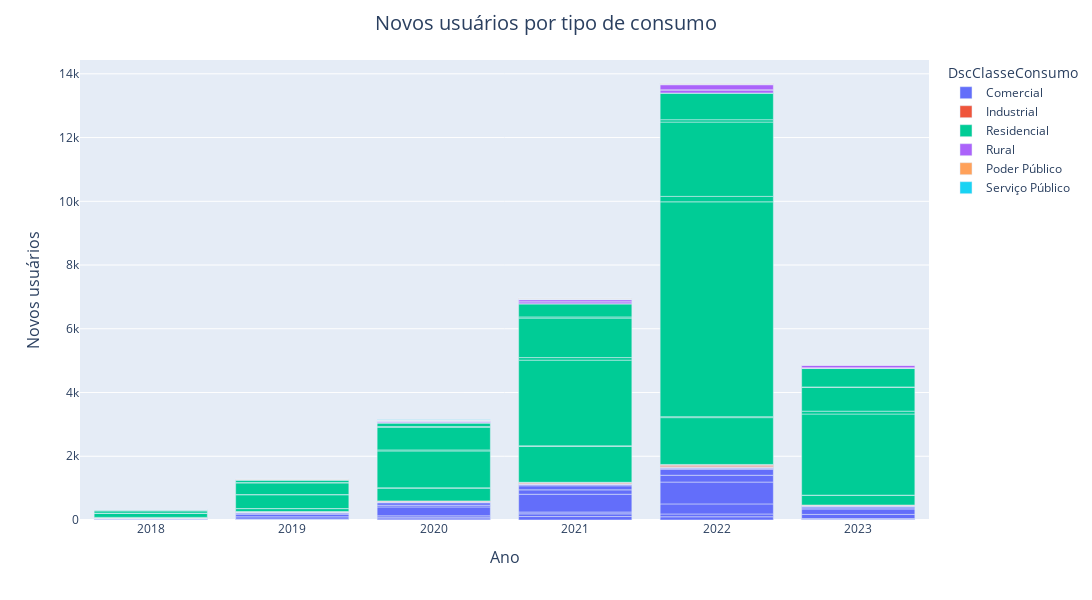
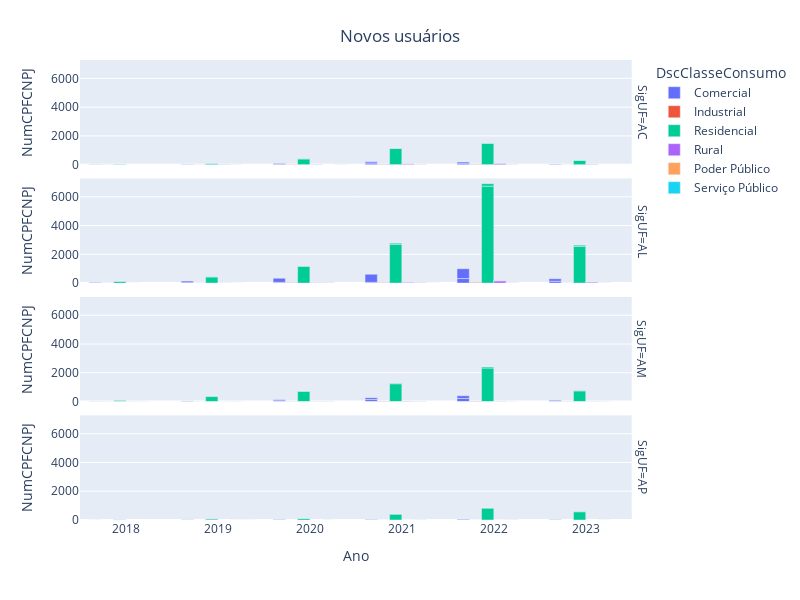

The notebook cell these images were saved under, in order:
### Code cell
def grafico_novos_usuarios_classe(counts):
    counts_filtered = counts.query('Ano >= 2018')
    fig_novos_classe = px.bar(counts_filtered, x="Ano", y="NumCPFCNPJ", color='DscClasseConsumo')
    fig_novos_classe.update_layout(
        width=1200,
        height=600,
        xaxis_title='Ano',
        xaxis_title_font_size=16,
        yaxis_title='Novos usuários',
        yaxis_title_font_size=16,
        title='Novos usuários por tipo de consumo',
        title_font_size=20,
        title_x=.5
    )
    fig_novos_classe.show()
grafico_novos_usuarios_classe(counts)


def grafico_novos_usuarios_classe_UF(counts):
    counts_filtered = counts.query('Ano >= 2018')
    fig_novos_classe_uf = px.bar(counts_filtered, x="Ano", y="NumCPFCNPJ", color='DscClasseConsumo',barmode="group", facet_row="SigUF")
    fig_novos_classe_uf.update_layout(
        width=800,
        height=600,
        title={
        'text': "Novos usuários",
        'y':0.95,
        'x':0.5,
        'xanchor': 'center',
        'yanchor': 'top'}
        )
    fig_novos_classe_uf.show()
grafico_novos_usuarios_classe_UF(counts)

### Figure 1 — Plotly figure (JSON) as saved in the notebook; plotly's stock layout.template omitted (floating-point values rounded to 4 significant figures)
{"data": [{"alignmentgroup": "True", "hovertemplate": "DscClasseConsumo=Comercial<br>Ano=%{x}<br>NumCPFCNPJ=%{y}<extra></extra>", "legendgroup": "Comercial", "marker": {"color": "#636efa", "pattern": {"shape": ""}}, "name": "Comercial", "offsetgroup": "Comercial", "orientation": "v", "showlegend": true, "textposition": "auto", "type": "bar", "x": [2018, 2018, 2018, 2018, 2018, 2018, 2018, 2019, 2019, 2019, 2019, 2019, 2019, 2019, 2019, 2020, 2020, 2020, 2020, 2020, 2020, 2020, 2020, 2021, 2021, 2021, 2021, 2021, 2021, 2021, 2021, 2022, 2022, 2022, 2022, 2022, 2022, 2022, 2022, 2023, 2023, 2023, 2023, 2023, 2023, 2023, 2023], "xaxis": "x", "y": [3, 5, 13, 23, 5, 5, 1, 22, 9, 68, 86, 13, 33, 10, 11, 35, 38, 57, 280, 53, 78, 15, 13, 108, 85, 57, 558, 138, 128, 37, 22, 101, 88, 316, 685, 214, 189, 27, 35, 20, 24, 131, 171, 37, 47, 1, 17], "yaxis": "y"}, {"alignmentgroup": "True", "hovertemplate": "DscClasseConsumo=Industrial<br>Ano=%{x}<br>NumCPFCNPJ=%{y}<extra></extra>", "legendgroup": "Industrial", "marker": {"color": "#EF553B", "pattern": {"shape": ""}}, "name": "Industrial", "offsetgroup": "Industrial", "orientation": "v", "showlegend": true, "textposition": "auto", "type": "bar", "x": [2018, 2018, 2018, 2018, 2019, 2019, 2019, 2019, 2020, 2020, 2020, 2020, 2020, 2021, 2021, 2021, 2021, 2021, 2021, 2021, 2022, 2022, 2022, 2022, 2022, 2022, 2022, 2023, 2023, 2023, 2023, 2023], "xaxis": "x", "y": [1, 1, 3, 1, 1, 3, 7, 3, 3, 5, 13, 1, 9, 1, 4, 1, 23, 9, 11, 2, 1, 5, 21, 33, 6, 21, 1, 1, 6, 8, 2, 5], "yaxis": "y"}, {"alignmentgroup": "True", "hovertemplate": "DscClasseConsumo=Residencial<br>Ano=%{x}<br>NumCPFCNPJ=%{y}<extra></extra>", "legendgroup": "Residencial", "marker": {"color": "#00cc96", "pattern": {"shape": ""}}, "name": "Residencial", "offsetgroup": "Residencial", "orientation": "v", "showlegend": true, "textposition": "auto", "type": "bar", "x": [2018, 2018, 2018, 2018, 2018, 2018, 2019, 2019, 2019, 2019, 2019, 2019, 2019, 2019, 2020, 2020, 2020, 2020, 2020, 2020, 2020, 2020, 2021, 2021, 2021, 2021, 2021, 2021, 2021, 2021, 2022, 2022, 2022, 2022, 2022, 2022, 2022, 2022, 2023, 2023, 2023, 2023, 2023, 2023, 2023, 2023], "xaxis": "x", "y": [22, 131, 2, 68, 33, 2, 92, 1, 434, 5, 367, 8, 82, 2, 401, 9, 1157, 33, 711, 20, 113, 2, 1127, 16, 2689, 80, 1239, 38, 410, 2, 1469, 30, 6741, 171, 2332, 74, 832, 7, 304, 6, 2545, 90, 743, 18, 577, 7], "yaxis": "y"}, {"alignmentgroup": "True", "hovertemplate": "DscClasseConsumo=Rural<br>Ano=%{x}<br>NumCPFCNPJ=%{y}<extra></extra>", "legendgroup": "Rural", "marker": {"color": "#ab63fa", "pattern": {"shape": ""}}, "name": "Rural", "offsetgroup": "Rural", "orientation": "v", "showlegend": true, "textposition": "auto", "type": "bar", "x": [2018, 2018, 2019, 2019, 2019, 2019, 2020, 2020, 2020, 2020, 2020, 2020, 2021, 2021, 2021, 2021, 2021, 2021, 2021, 2022, 2022, 2022, 2022, 2022, 2022, 2022, 2023, 2023, 2023, 2023, 2023, 2023], "xaxis": "x", "y": [1, 1, 6, 10, 2, 3, 16, 1, 38, 7, 3, 1, 63, 1, 64, 4, 12, 2, 1, 96, 3, 160, 11, 13, 2, 1, 18, 2, 77, 7, 9, 1], "yaxis": "y"}, {"alignmentgroup": "True", "hovertemplate": "DscClasseConsumo=Poder Público<br>Ano=%{x}<br>NumCPFCNPJ=%{y}<extra></extra>", "legendgroup": "Poder Público", "marker": {"color": "#FFA15A", "pattern": {"shape": ""}}, "name": "Poder Público", "offsetgroup": "Poder Público", "orientation": "v", "showlegend": true, "textposition": "auto", "type": "bar", "x": [2018, 2019, 2019, 2019, 2019, 2020, 2020, 2020, 2020, 2020, 2021, 2021, 2021, 2021, 2021, 2021, 2021, 2021, 2022, 2022, 2022, 2022, 2022, 2022, 2023, 2023, 2023, 2023], "xaxis": "x", "y": [1, 1, 2, 1, 2, 16, 7, 2, 2, 2, 2, 2, 12, 6, 2, 3, 1, 2, 4, 12, 2, 4, 4, 1, 2, 2, 1, 1], "yaxis": "y"}, {"alignmentgroup": "True", "hovertemplate": "DscClasseConsumo=Serviço Público<br>Ano=%{x}<br>NumCPFCNPJ=%{y}<extra></extra>", "legendgroup": "Serviço Público", "marker": {"color": "#19d3f3", "pattern": {"shape": ""}}, "name": "Serviço Público", "offsetgroup": "Serviço Público", "orientation": "v", "showlegend": true, "textposition": "auto", "type": "bar", "x": [2019, 2020, 2021], "xaxis": "x", "y": [1, 1, 2], "yaxis": "y"}], "layout": {"barmode": "relative", "height": 600, "legend": {"title": {"text": "DscClasseConsumo"}, "tracegroupgap": 0}, "margin": {"t": 60}, "title": {"font": {"size": 20}, "text": "Novos usuários por tipo de consumo", "x": 0.5}, "width": 1200, "xaxis": {"anchor": "y", "domain": [0, 1], "title": {"font": {"size": 16}, "text": "Ano"}}, "yaxis": {"anchor": "x", "domain": [0, 1], "title": {"font": {"size": 16}, "text": "Novos usuários"}}}}

### Figure 2 — Plotly figure (JSON) as saved in the notebook; plotly's stock layout.template omitted (floating-point values rounded to 4 significant figures)
{"data": [{"alignmentgroup": "True", "hovertemplate": "DscClasseConsumo=Comercial<br>SigUF=AC<br>Ano=%{x}<br>NumCPFCNPJ=%{y}<extra></extra>", "legendgroup": "Comercial", "marker": {"color": "#636efa", "pattern": {"shape": ""}}, "name": "Comercial", "offsetgroup": "Comercial", "orientation": "v", "showlegend": true, "textposition": "auto", "type": "bar", "x": [2018, 2018, 2019, 2019, 2020, 2020, 2021, 2021, 2022, 2022, 2023, 2023], "xaxis": "x4", "y": [3, 5, 22, 9, 35, 38, 108, 85, 101, 88, 20, 24], "yaxis": "y4"}, {"alignmentgroup": "True", "hovertemplate": "DscClasseConsumo=Comercial<br>SigUF=AL<br>Ano=%{x}<br>NumCPFCNPJ=%{y}<extra></extra>", "legendgroup": "Comercial", "marker": {"color": "#636efa", "pattern": {"shape": ""}}, "name": "Comercial", "offsetgroup": "Comercial", "orientation": "v", "showlegend": false, "textposition": "auto", "type": "bar", "x": [2018, 2018, 2019, 2019, 2020, 2020, 2021, 2021, 2022, 2022, 2023, 2023], "xaxis": "x3", "y": [13, 23, 68, 86, 57, 280, 57, 558, 316, 685, 131, 171], "yaxis": "y3"}, {"alignmentgroup": "True", "hovertemplate": "DscClasseConsumo=Comercial<br>SigUF=AM<br>Ano=%{x}<br>NumCPFCNPJ=%{y}<extra></extra>", "legendgroup": "Comercial", "marker": {"color": "#636efa", "pattern": {"shape": ""}}, "name": "Comercial", "offsetgroup": "Comercial", "orientation": "v", "showlegend": false, "textposition": "auto", "type": "bar", "x": [2018, 2018, 2019, 2019, 2020, 2020, 2021, 2021, 2022, 2022, 2023, 2023], "xaxis": "x2", "y": [5, 5, 13, 33, 53, 78, 138, 128, 214, 189, 37, 47], "yaxis": "y2"}, {"alignmentgroup": "True", "hovertemplate": "DscClasseConsumo=Comercial<br>SigUF=AP<br>Ano=%{x}<br>NumCPFCNPJ=%{y}<extra></extra>", "legendgroup": "Comercial", "marker": {"color": "#636efa", "pattern": {"shape": ""}}, "name": "Comercial", "offsetgroup": "Comercial", "orientation": "v", "showlegend": false, "textposition": "auto", "type": "bar", "x": [2018, 2019, 2019, 2020, 2020, 2021, 2021, 2022, 2022, 2023, 2023], "xaxis": "x", "y": [1, 10, 11, 15, 13, 37, 22, 27, 35, 1, 17], "yaxis": "y"}, {"alignmentgroup": "True", "hovertemplate": "DscClasseConsumo=Industrial<br>SigUF=AC<br>Ano=%{x}<br>NumCPFCNPJ=%{y}<extra></extra>", "legendgroup": "Industrial", "marker": {"color": "#EF553B", "pattern": {"shape": ""}}, "name": "Industrial", "offsetgroup": "Industrial", "orientation": "v", "showlegend": true, "textposition": "auto", "type": "bar", "x": [2018, 2019, 2020, 2021, 2021, 2022, 2022, 2023], "xaxis": "x4", "y": [1, 1, 3, 1, 4, 1, 5, 1], "yaxis": "y4"}, {"alignmentgroup": "True", "hovertemplate": "DscClasseConsumo=Industrial<br>SigUF=AL<br>Ano=%{x}<br>NumCPFCNPJ=%{y}<extra></extra>", "legendgroup": "Industrial", "marker": {"color": "#EF553B", "pattern": {"shape": ""}}, "name": "Industrial", "offsetgroup": "Industrial", "orientation": "v", "showlegend": false, "textposition": "auto", "type": "bar", "x": [2018, 2018, 2019, 2019, 2020, 2020, 2021, 2021, 2022, 2022, 2023, 2023], "xaxis": "x3", "y": [1, 3, 3, 7, 5, 13, 1, 23, 21, 33, 6, 8], "yaxis": "y3"}, {"alignmentgroup": "True", "hovertemplate": "DscClasseConsumo=Industrial<br>SigUF=AM<br>Ano=%{x}<br>NumCPFCNPJ=%{y}<extra></extra>", "legendgroup": "Industrial", "marker": {"color": "#EF553B", "pattern": {"shape": ""}}, "name": "Industrial", "offsetgroup": "Industrial", "orientation": "v", "showlegend": false, "textposition": "auto", "type": "bar", "x": [2018, 2019, 2020, 2020, 2021, 2021, 2022, 2022, 2023, 2023], "xaxis": "x2", "y": [1, 3, 1, 9, 9, 11, 6, 21, 2, 5], "yaxis": "y2"}, {"alignmentgroup": "True", "hovertemplate": "DscClasseConsumo=Industrial<br>SigUF=AP<br>Ano=%{x}<br>NumCPFCNPJ=%{y}<extra></extra>", "legendgroup": "Industrial", "marker": {"color": "#EF553B", "pattern": {"shape": ""}}, "name": "Industrial", "offsetgroup": "Industrial", "orientation": "v", "showlegend": false, "textposition": "auto", "type": "bar", "x": [2021, 2022], "xaxis": "x", "y": [2, 1], "yaxis": "y"}, {"alignmentgroup": "True", "hovertemplate": "DscClasseConsumo=Residencial<br>SigUF=AC<br>Ano=%{x}<br>NumCPFCNPJ=%{y}<extra></extra>", "legendgroup": "Residencial", "marker": {"color": "#00cc96", "pattern": {"shape": ""}}, "name": "Residencial", "offsetgroup": "Residencial", "orientation": "v", "showlegend": true, "textposition": "auto", "type": "bar", "x": [2018, 2019, 2019, 2020, 2020, 2021, 2021, 2022, 2022, 2023, 2023], "xaxis": "x4", "y": [22, 92, 1, 401, 9, 1127, 16, 1469, 30, 304, 6], "yaxis": "y4"}, {"alignmentgroup": "True", "hovertemplate": "DscClasseConsumo=Residencial<br>SigUF=AL<br>Ano=%{x}<br>NumCPFCNPJ=%{y}<extra></extra>", "legendgroup": "Residencial", "marker": {"color": "#00cc96", "pattern": {"shape": ""}}, "name": "Residencial", "offsetgroup": "Residencial", "orientation": "v", "showlegend": false, "textposition": "auto", "type": "bar", "x": [2018, 2018, 2019, 2019, 2020, 2020, 2021, 2021, 2022, 2022, 2023, 2023], "xaxis": "x3", "y": [131, 2, 434, 5, 1157, 33, 2689, 80, 6741, 171, 2545, 90], "yaxis": "y3"}, {"alignmentgroup": "True", "hovertemplate": "DscClasseConsumo=Residencial<br>SigUF=AM<br>Ano=%{x}<br>NumCPFCNPJ=%{y}<extra></extra>", "legendgroup": "Residencial", "marker": {"color": "#00cc96", "pattern": {"shape": ""}}, "name": "Residencial", "offsetgroup": "Residencial", "orientation": "v", "showlegend": false, "textposition": "auto", "type": "bar", "x": [2018, 2019, 2019, 2020, 2020, 2021, 2021, 2022, 2022, 2023, 2023], "xaxis": "x2", "y": [68, 367, 8, 711, 20, 1239, 38, 2332, 74, 743, 18], "yaxis": "y2"}, {"alignmentgroup": "True", "hovertemplate": "DscClasseConsumo=Residencial<br>SigUF=AP<br>Ano=%{x}<br>NumCPFCNPJ=%{y}<extra></extra>", "legendgroup": "Residencial", "marker": {"color": "#00cc96", "pattern": {"shape": ""}}, "name": "Residencial", "offsetgroup": "Residencial", "orientation": "v", "showlegend": false, "textposition": "auto", "type": "bar", "x": [2018, 2018, 2019, 2019, 2020, 2020, 2021, 2021, 2022, 2022, 2023, 2023], "xaxis": "x", "y": [33, 2, 82, 2, 113, 2, 410, 2, 832, 7, 577, 7], "yaxis": "y"}, {"alignmentgroup": "True", "hovertemplate": "DscClasseConsumo=Rural<br>SigUF=AC<br>Ano=%{x}<br>NumCPFCNPJ=%{y}<extra></extra>", "legendgroup": "Rural", "marker": {"color": "#ab63fa", "pattern": {"shape": ""}}, "name": "Rural", "offsetgroup": "Rural", "orientation": "v", "showlegend": true, "textposition": "auto", "type": "bar", "x": [2019, 2020, 2020, 2021, 2021, 2022, 2022, 2023, 2023], "xaxis": "x4", "y": [6, 16, 1, 63, 1, 96, 3, 18, 2], "yaxis": "y4"}, {"alignmentgroup": "True", "hovertemplate": "DscClasseConsumo=Rural<br>SigUF=AL<br>Ano=%{x}<br>NumCPFCNPJ=%{y}<extra></extra>", "legendgroup": "Rural", "marker": {"color": "#ab63fa", "pattern": {"shape": ""}}, "name": "Rural", "offsetgroup": "Rural", "orientation": "v", "showlegend": false, "textposition": "auto", "type": "bar", "x": [2018, 2019, 2019, 2020, 2020, 2021, 2021, 2022, 2022, 2023, 2023], "xaxis": "x3", "y": [1, 10, 2, 38, 7, 64, 4, 160, 11, 77, 7], "yaxis": "y3"}, {"alignmentgroup": "True", "hovertemplate": "DscClasseConsumo=Rural<br>SigUF=AM<br>Ano=%{x}<br>NumCPFCNPJ=%{y}<extra></extra>", "legendgroup": "Rural", "marker": {"color": "#ab63fa", "pattern": {"shape": ""}}, "name": "Rural", "offsetgroup": "Rural", "orientation": "v", "showlegend": false, "textposition": "auto", "type": "bar", "x": [2018, 2019, 2020, 2020, 2021, 2021, 2022, 2022, 2023, 2023], "xaxis": "x2", "y": [1, 3, 3, 1, 12, 2, 13, 2, 9, 1], "yaxis": "y2"}, {"alignmentgroup": "True", "hovertemplate": "DscClasseConsumo=Rural<br>SigUF=AP<br>Ano=%{x}<br>NumCPFCNPJ=%{y}<extra></extra>", "legendgroup": "Rural", "marker": {"color": "#ab63fa", "pattern": {"shape": ""}}, "name": "Rural", "offsetgroup": "Rural", "orientation": "v", "showlegend": false, "textposition": "auto", "type": "bar", "x": [2021, 2022], "xaxis": "x", "y": [1, 1], "yaxis": "y"}, {"alignmentgroup": "True", "hovertemplate": "DscClasseConsumo=Poder Público<br>SigUF=AC<br>Ano=%{x}<br>NumCPFCNPJ=%{y}<extra></extra>", "legendgroup": "Poder Público", "marker": {"color": "#FFA15A", "pattern": {"shape": ""}}, "name": "Poder Público", "offsetgroup": "Poder Público", "orientation": "v", "showlegend": true, "textposition": "auto", "type": "bar", "x": [2019, 2021, 2021, 2022], "xaxis": "x4", "y": [1, 2, 2, 4], "yaxis": "y4"}, {"alignmentgroup": "True", "hovertemplate": "DscClasseConsumo=Poder Público<br>SigUF=AL<br>Ano=%{x}<br>NumCPFCNPJ=%{y}<extra></extra>", "legendgroup": "Poder Público", "marker": {"color": "#FFA15A", "pattern": {"shape": ""}}, "name": "Poder Público", "offsetgroup": "Poder Público", "orientation": "v", "showlegend": false, "textposition": "auto", "type": "bar", "x": [2019, 2020, 2020, 2021, 2021, 2022, 2022, 2023, 2023], "xaxis": "x3", "y": [2, 16, 7, 12, 6, 12, 2, 2, 2], "yaxis": "y3"}, {"alignmentgroup": "True", "hovertemplate": "DscClasseConsumo=Poder Público<br>SigUF=AM<br>Ano=%{x}<br>NumCPFCNPJ=%{y}<extra></extra>", "legendgroup": "Poder Público", "marker": {"color": "#FFA15A", "pattern": {"shape": ""}}, "name": "Poder Público", "offsetgroup": "Poder Público", "orientation": "v", "showlegend": false, "textposition": "auto", "type": "bar", "x": [2018, 2019, 2020, 2020, 2021, 2021, 2022, 2023], "xaxis": "x2", "y": [1, 1, 2, 2, 2, 3, 4, 1], "yaxis": "y2"}, {"alignmentgroup": "True", "hovertemplate": "DscClasseConsumo=Poder Público<br>SigUF=AP<br>Ano=%{x}<br>NumCPFCNPJ=%{y}<extra></extra>", "legendgroup": "Poder Público", "marker": {"color": "#FFA15A", "pattern": {"shape": ""}}, "name": "Poder Público", "offsetgroup": "Poder Público", "orientation": "v", "showlegend": false, "textposition": "auto", "type": "bar", "x": [2019, 2020, 2021, 2021, 2022, 2022, 2023], "xaxis": "x", "y": [2, 2, 1, 2, 4, 1, 1], "yaxis": "y"}, {"alignmentgroup": "True", "hovertemplate": "DscClasseConsumo=Serviço Público<br>SigUF=AC<br>Ano=%{x}<br>NumCPFCNPJ=%{y}<extra></extra>", "legendgroup": "Serviço Público", "marker": {"color": "#19d3f3", "pattern": {"shape": ""}}, "name": "Serviço Público", "offsetgroup": "Serviço Público", "orientation": "v", "showlegend": true, "textposition": "auto", "type": "bar", "x": [2020], "xaxis": "x4", "y": [1], "yaxis": "y4"}, {"alignmentgroup": "True", "hovertemplate": "DscClasseConsumo=Serviço Público<br>SigUF=AL<br>Ano=%{x}<br>NumCPFCNPJ=%{y}<extra></extra>", "legendgroup": "Serviço Público", "marker": {"color": "#19d3f3", "pattern": {"shape": ""}}, "name": "Serviço Público", "offsetgroup": "Serviço Público", "orientation": "v", "showlegend": false, "textposition": "auto", "type": "bar", "x": [2021], "xaxis": "x3", "y": [2], "yaxis": "y3"}, {"alignmentgroup": "True", "hovertemplate": "DscClasseConsumo=Serviço Público<br>SigUF=AP<br>Ano=%{x}<br>NumCPFCNPJ=%{y}<extra></extra>", "legendgroup": "Serviço Público", "marker": {"color": "#19d3f3", "pattern": {"shape": ""}}, "name": "Serviço Público", "offsetgroup": "Serviço Público", "orientation": "v", "showlegend": false, "textposition": "auto", "type": "bar", "x": [2019], "xaxis": "x", "y": [1], "yaxis": "y"}], "layout": {"annotations": [{"font": {}, "showarrow": false, "text": "SigUF=AP", "textangle": 90, "x": 0.98, "xanchor": "left", "xref": "paper", "y": 0.1138, "yanchor": "middle", "yref": "paper"}, {"font": {}, "showarrow": false, "text": "SigUF=AM", "textangle": 90, "x": 0.98, "xanchor": "left", "xref": "paper", "y": 0.3712, "yanchor": "middle", "yref": "paper"}, {"font": {}, "showarrow": false, "text": "SigUF=AL", "textangle": 90, "x": 0.98, "xanchor": "left", "xref": "paper", "y": 0.6288, "yanchor": "middle", "yref": "paper"}, {"font": {}, "showarrow": false, "text": "SigUF=AC", "textangle": 90, "x": 0.98, "xanchor": "left", "xref": "paper", "y": 0.8862, "yanchor": "middle", "yref": "paper"}], "barmode": "group", "height": 600, "legend": {"title": {"text": "DscClasseConsumo"}, "tracegroupgap": 0}, "margin": {"t": 60}, "title": {"text": "Novos usuários", "x": 0.5, "xanchor": "center", "y": 0.95, "yanchor": "top"}, "width": 800, "xaxis": {"anchor": "y", "domain": [0, 0.98], "title": {"text": "Ano"}}, "xaxis2": {"anchor": "y2", "domain": [0, 0.98], "matches": "x", "showticklabels": false}, "xaxis3": {"anchor": "y3", "domain": [0, 0.98], "matches": "x", "showticklabels": false}, "xaxis4": {"anchor": "y4", "domain": [0, 0.98], "matches": "x", "showticklabels": false}, "yaxis": {"anchor": "x", "domain": [0, 0.2275], "title": {"text": "NumCPFCNPJ"}}, "yaxis2": {"anchor": "x2", "domain": [0.2575, 0.485], "matches": "y", "title": {"text": "NumCPFCNPJ"}}, "yaxis3": {"anchor": "x3", "domain": [0.515, 0.7425], "matches": "y", "title": {"text": "NumCPFCNPJ"}}, "yaxis4": {"anchor": "x4", "domain": [0.7725, 1], "matches": "y", "title": {"text": "NumCPFCNPJ"}}}}
